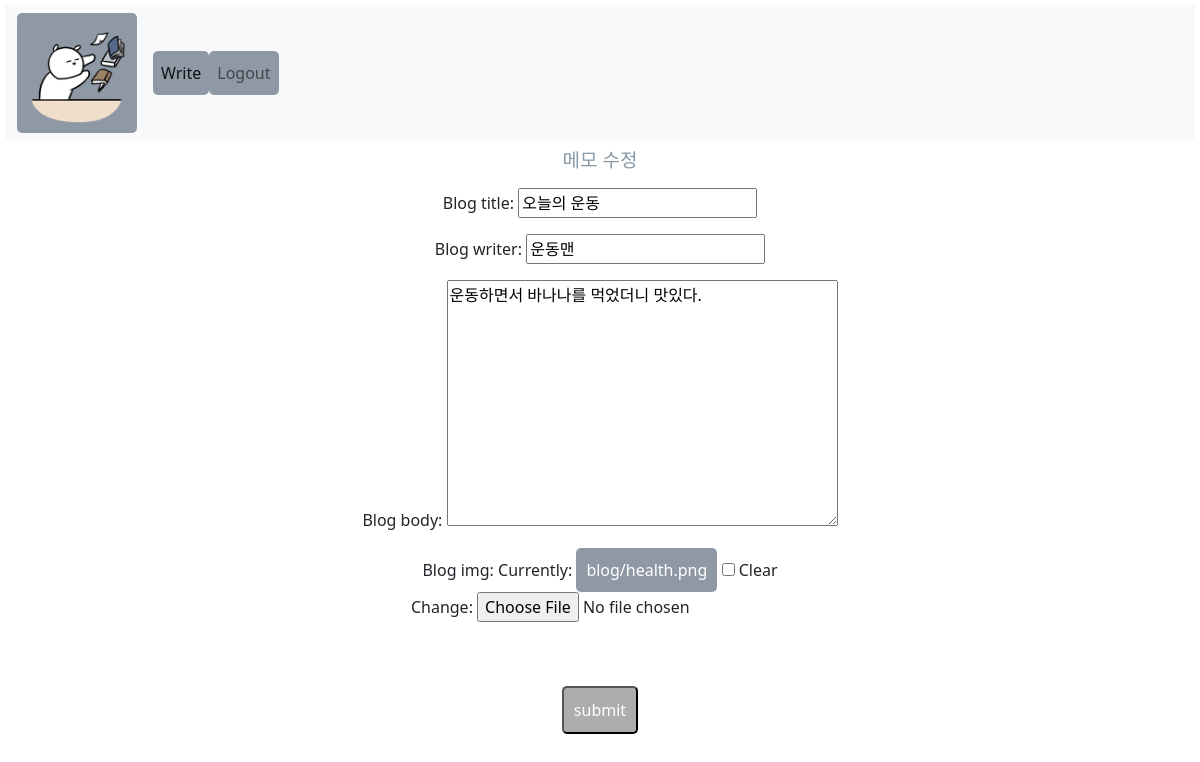
/blogapp/blogedit/11 (signed in), run on the app's committed database.
### blogapp/models.py (models this page shows, shortened)
class Blog(models.Model):
    blog_title = models.CharField(max_length=200)
    blog_writer = models.CharField(max_length=100)
    blog_date = models.DateTimeField()
    blog_body = models.TextField()
    blog_img = models.ImageField(upload_to="blog/", blank = True, null = True)
    image_thumbnail = ImageSpecField(source = 'blog_img', processors=[ResizeToFill(120,100)])

### blogapp/views.py (the view, shortened to what this page needs)
# urls.py: path('blogedit/<str:blog_id>', blogedit, name = "blogedit"),
def blogedit(request, blog_id):
    post = get_object_or_404(Blog, pk = blog_id)
    if request.method == 'GET':  #수정하려고 들어갔을 때
        form = blogForm(instance = post)
        return render(request, 'blogedit.html', {'form' : form})

### blogapp/forms.py
class blogForm(forms.ModelForm):
    class Meta:
        model = Blog
        fields = ['blog_title','blog_writer', 'blog_body', 'blog_img']

### blogapp/templates/blogedit.html (shortened to what this page needs)
{% extends 'base.html' %}
{% block content %}
<h1>메모 수정</h1>
<form method="post" enctype="multipart/form-data">
    {{form.as_p}}
    <br><br>
    <button type ="submit">submit</button>
</form>
{% endblock %}

### blogapp/static/blogStyle.css (style rules this page uses)
a:link, a:visited { background: #8F99A6; color: rgb(255, 255, 255); text-decoration: none; display: inline-block; border-radius:5px; padding: 10px; }
body { background-color:#ffffff; padding : 5px; }
h1 { padding: 0.43em 1em; font-size: 19px; border-radius: 3px; color: #8697A6; }
button { background: #adadad; color: white; text-decoration: none; display: inline-block; border-radius:5px; padding: 10px; }

### blogproject/templates/base.html (style rules this page uses)
body { text-align: center; }

### data on the page
Blog: blog_title "오늘의 운동", blog_writer "운동맨", blog_body "운동하면서 바나나를 먹었더니 맛있다."
